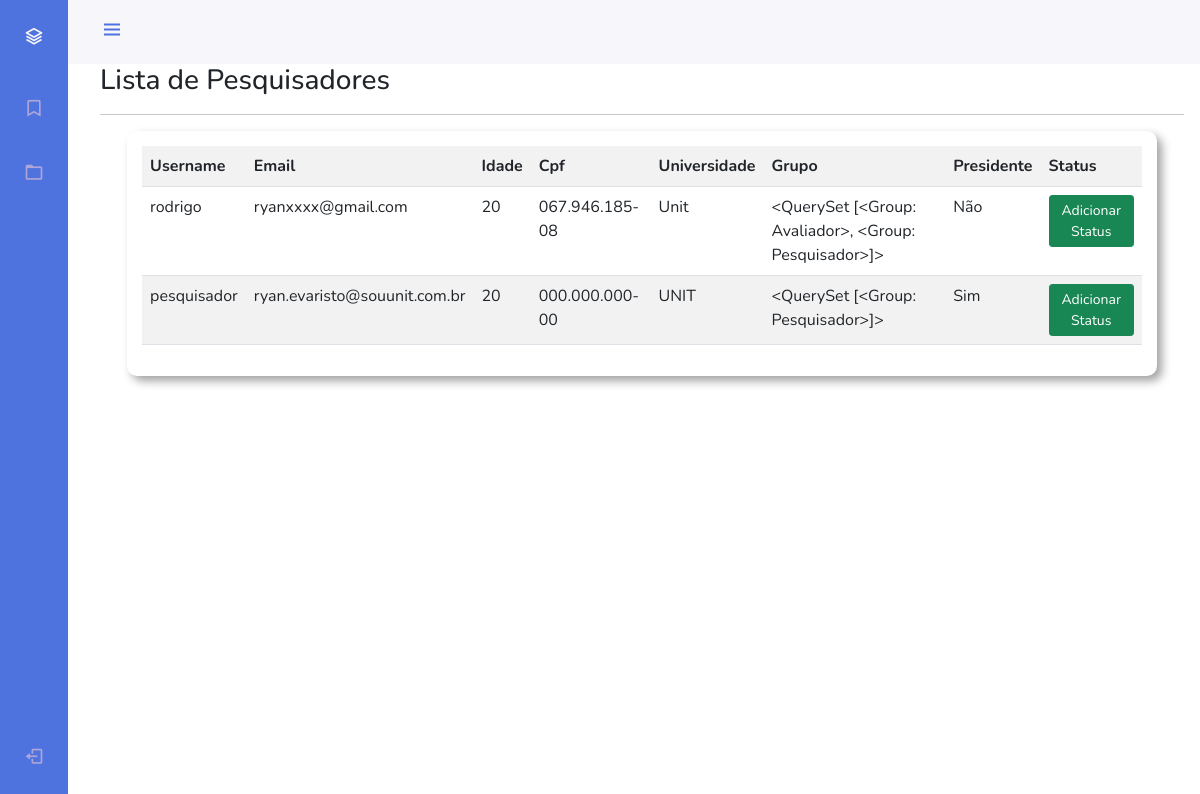
The app's page /listar/presidente/ (signed in), older data.
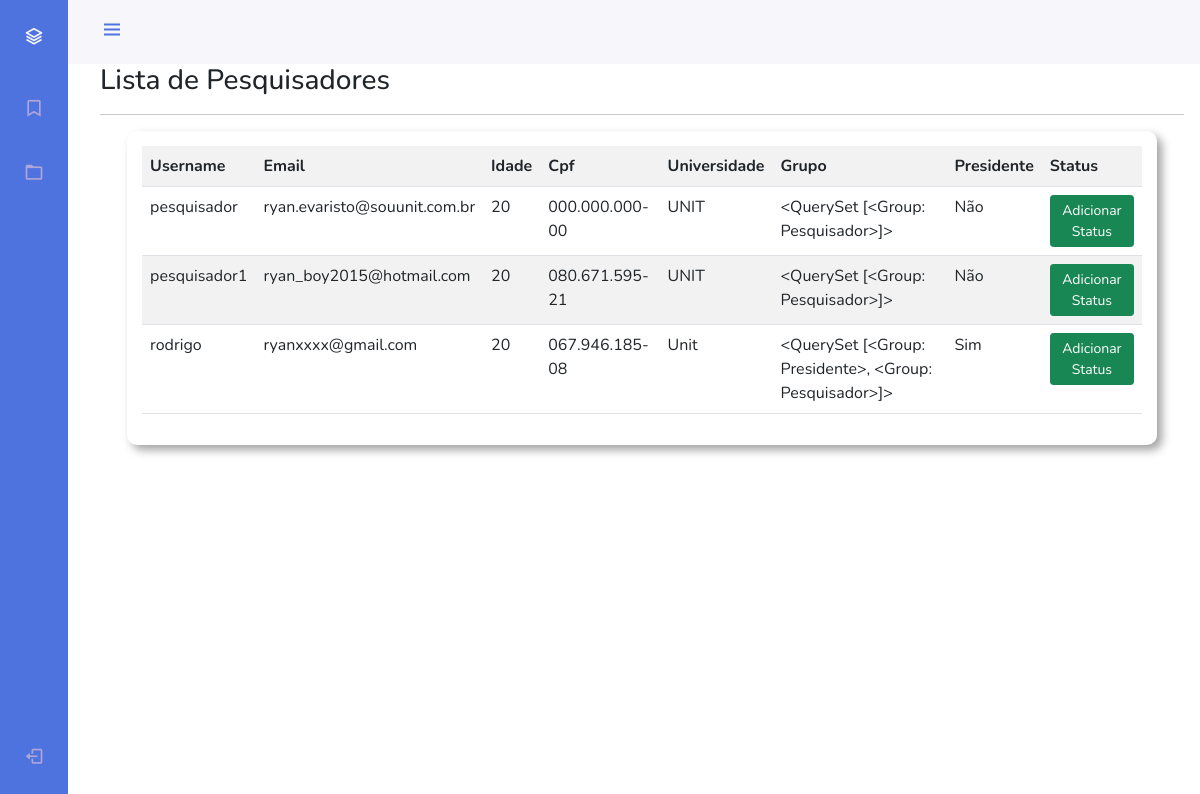
The same page, newer data.
### Pesquisador/models.py (models this page shows, shortened)
class User(AbstractUser):
    nome = models.CharField("Nome: ",max_length=200,null=True, blank=True)
    email = models.EmailField(max_length=100,null=True, blank=True)
    idade = models.CharField(max_length=3,null=True, blank=True)
    cpf = models.CharField(max_length=14 ,verbose_name='CPF',null=True,blank=True)
    universidade = models.CharField(max_length=100,null=True)
    is_avaliador = models.BooleanField("É Avaliador ?",default=True, null=True)
    is_presidente = models.BooleanField('É presidente ?', default=False)

### administrador/views.py (the view)
# urls.py: path('listar/presidente/', views.PesquisadorList.as_view(),name="pesqList"),
class PesquisadorList(ListView):
    model = User
    template_name = 'administrador/presidente/lista-pesquisador.html'
    def get_queryset(self):
        return User.objects.filter(groups=5)

### template/administrador/presidente/lista-pesquisador.html (shortened to what this page needs)
{% extends 'model-page.html'%}
{% load static %}
{% load crispy_forms_tags %}
{% block conteudo %}
{% if request.user.groups.all.0.name == "Administrador" %}
<link rel="stylesheet" href="{% static 'css/section.css' %}">
<h3>Lista de Pesquisadores</h3>
<hr>
<section style="margin-top: 10px;">
    <div class="table-responsive">
        <table class="table table-striped">
            <tr>
                <th>Username</th>
                <th>Email</th>
                <th>Idade</th>
                <th>Cpf</th>
                <th>Universidade</th>
                <th>Grupo</th>
                <th>Presidente</th>
                <th>Status</th>
            </tr>
            {% for pesquisador in object_list %}
            <tr>
                <td>{{ pesquisador.username }}</td>
                <td>{{ pesquisador.email }}</td>
                <td>{{ pesquisador.idade }}</td>
                <td>{{ pesquisador.cpf }}</td>
                <td>{{ pesquisador.universidade }}</td>
                <td>{{ pesquisador.groups.all }}</td>
                {% if pesquisador.is_presidente == False %}
                    <td>Não</td>
                {% else %}
                    <td>Sim</td>
                {% endif %}
                <td>
                    <a href="{% url 'pesqUpdate' pesquisador.pk %}" class="btn btn-success btn-sm">Adicionar Status</a>
                </td>
            </tr>
            {% empty %}
            <tr>
                <td colspan="5">Nenhum Pesquisador registrado.</td>
            </tr>
            {% endfor %}
        </table>
    </div>
</section>
{% else %}
    <a href="{% url 'logout' %}" class="btn btn-primary" >Logout</a>
    <hr>
    <h2>Você não tem permissão por favor faça o login como secretária</h2>
{% endif %}
{% endblock %}

### template/model-page.html (shortened to what this page needs)
{% load static %}
<!DOCTYPE html>
<html lang="pt-br">
    <head>
        <link rel="stylesheet" href="https://cdn.jsdelivr.net/npm/bootstrap@5.0.0-beta3/dist/css/bootstrap.min.css">
        <link href='https://cdn.jsdelivr.net/npm/boxicons@2.0.5/css/boxicons.min.css' rel='stylesheet'>
        <link rel="stylesheet" href="{% static 'css/styles.css' %}">
    </head>
    <body id="body-pd">
        <header class="header" id="header">
            <div class="header__toggle">
                <i class='bx bx-menu' id="header-toggle"></i>
            </div>
            <div class="header__img">
                <img src="#" alt="">
            </div>
        </header>
    {% if request.user.groups.all.1.name == "Pesquisador" or request.user.groups.all.0.name == "Pesquisador" %}
        <div class="l-navbar" id="nav-bar">
            <nav class="nav">
                <div>
                    <a href="{% url 'index' %}" class="nav__logo">
                        <i class='bx bx-layer nav__logo-icon'></i>
                        <span class="nav__logo-name">Gerenciador</span>
                    </a>
                    <div class="nav__list">
                        <a href="{% url 'cadastrar-protocolo' %}" class="nav__link">
                            <i class='bx bx-bookmark nav__icon' ></i>
                            <span class="nav__name">Cadastrar Protocolo</span>
                        </a>
                        <a href="#" class="nav__link">
                            <i class='bx bx-folder nav__icon' ></i>
                            <span class="nav__name">em desenvolvimento</span>
                        </a>
                    </div>
                </div>
                <a href="{% url 'logout' %}" class="nav__link">
                    <i class='bx bx-log-out nav__icon' ></i>
                    <span class="nav__name">Sair</span>
                </a>
            </nav>
        </div>
    {% elif request.user.groups.all.0.name == "Administrador" %}
        <div class="l-navbar" id="nav-bar">
            <nav class="nav">
                <div>
                    <a href="{% url 'index' %}" class="nav__logo">
                        <i class='bx bx-layer nav__logo-icon'></i>
                    </a>
                    <div class="nav__list">
                        <a href="{% url 'cadastro-sec' %}" class="nav__link">
                            <i class='bx bx-bookmark nav__icon' ></i>
                        </a>
                        <a href="#" class="nav__link">
                            <i class='bx bx-folder nav__icon' ></i>
                        </a>
                    </div>
                </div>
                <a href="{% url 'logout' %}" class="nav__link">
                    <i class='bx bx-log-out nav__icon' ></i>
                </a>
            </nav>
        </div>
    {% endif %}
     <div id="background-sec">
        {% block conteudo%}{% endblock %}
    </div>
    </body>
</html>

### static/css/styles.css (style rules this page uses)
:root { --header-height: 3rem; --nav-width: 68px; --first-color: #4e73df; --first-color-light: #AFA5D9; --white-color: #F7F6FB; --body-font: 'Nunito', sans-serif; --normal-font-size: 1rem; --z-fixed: 100; }
*,::before,::after { box-sizing: border-box; }
body { position: relative; margin: var(--header-height) 0 0 0; padding: 0 1rem; font-family: var(--body-font); font-size: var(--normal-font-size); transition: .5s; }
a { text-decoration: none; }
.header { width: 100%; height: var(--header-height); position: fixed; top: 0; left: 0; display: flex; align-items: center; justify-content: space-between; padding: 0 1rem; background-color: var(--white-color); z-index: var(--z-fixed); transition: .5s; }
.header__toggle { color: var(--first-color); font-size: 1.5rem; cursor: pointer; }
.header__img { width: 35px; height: 35px; display: flex; justify-content: center; border-radius: 50%; overflow: hidden; }
.header__img img { width: 40px; }
.l-navbar { position: fixed; top: 0; left: -30%; width: var(--nav-width); height: 100vh; background-color: var(--first-color); padding: .5rem 1rem 0 0; transition: .5s; z-index: var(--z-fixed); }
.nav { height: 100%; display: flex; flex-direction: column; justify-content: space-between; overflow: hidden; }
.nav__logo, .nav__link { display: grid; grid-template-columns: max-content max-content; align-items: center; column-gap: 1rem; padding: .5rem 0 .5rem 1.5rem; }
.nav__logo { margin-bottom: 2rem; }
.nav__logo-icon { font-size: 1.25rem; color: var(--white-color); }
.nav__link { position: relative; color: var(--first-color-light); margin-bottom: 1.5rem; transition: .3s; }
.nav__icon { font-size: 1.25rem; }
@media screen and (min-width: 768px) { body { margin: calc(var(--header-height) + 1rem) 0 0 0; padding-left: calc(var(--nav-width) + 2rem); } }
@media screen and (min-width: 768px) { .header { height: calc(var(--header-height) + 1rem); padding: 0 2rem 0 calc(var(--nav-width) + 2rem); } }
@media screen and (min-width: 768px) { .header__img { width: 40px; height: 40px; } }
@media screen and (min-width: 768px) { .header__img img { width: 45px; } }
@media screen and (min-width: 768px) { .l-navbar { left: 0; padding: 1rem 1rem 0 0; } }

### static/css/section.css (style rules this page uses)
section { background: white; width: 95%; padding: 15px; border-radius: 10px; margin: auto; box-shadow: 5px 5px 10px rgba(0, 0, 0, 0.37); }

### template/administrador/presidente/lista-pesquisador.html (style rules this page uses)
.table-responsive { width: 100%; }

Row changes from the older to the newer data that the page shows:
changed User "pesquisador": is_presidente "Sim" → "Não"; moves up the list
now on this page (row edited): User: username "pesquisador1", email "ryan_boy2015@hotmail.com", idade "20", cpf "080.671.595-21", universidade "UNIT", groups.all "<QuerySet [<Group: Pesquisador>]>", is_presidente "Não"
changed User "rodrigo": groups.all "<QuerySet [<Group: Avaliador>, <Group: Pesquisador>]>" → "<QuerySet [<Group: Presidente>, <Group: Pesquisador>]>"; is_presidente "Não" → "Sim"
